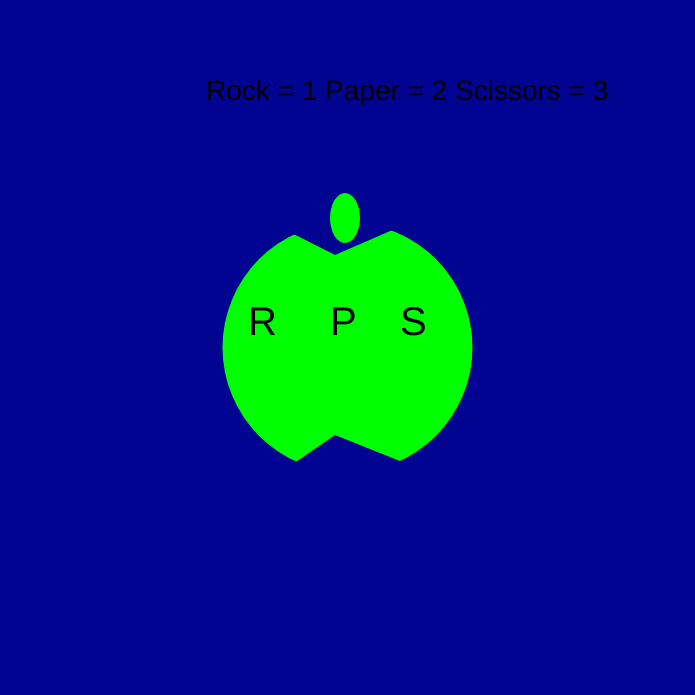
Frame 1 (no input)
Frame 60 (no input): identical to frame 1, image omitted
Frame 120 (the mouse pressed at the canvas centre since frame 60): identical to frame 1, image omitted

The p5.js sketch that drew this single still picture (run headless with seeded random() and noise() and a simulated clock; from frame 60 on, the mouse is pressed at the canvas centre):

// p5.js sketch
// ── sketch.js
var katana = false;
var katanaLeft = false;
var katanaMiddle = false;
var bladex = 85;
var bladey = 85;
var bladeshadowx = 75;
var bladeshadowy = 75;
var playerChoice = 0;
var rock = 1;
var paper = 2;
var scissors = 3;
var youWon = false;
var youLost = false;
var tied = false;

function setup () {
	createCanvas(695,695);
	computer = floor(random(1,4));

}

function draw () {
	background(0,4,144);
	drawApple();
	drawBlades();
	checkResult();
	console.log(mouseX,mouseY);
	console.log(playerChoice);
	console.log(computer);
	fill(0);
	textSize(28);
	text("Rock = 1 Paper = 2 Scissors = 3", 206,100);
}


function drawApple() {
	fill(0,255,0);
	noStroke();
	ellipse(width/2,height/2,250,250);
	drawTriangles();
	textSize(40);
	fill(0);
	text("R", 248,335);
	textSize(40);
	fill(0);
	text("P", 330,335);
	textSize(40);
	fill(0);
	text("S", 400,335);
	
}

function youWin() {
	textSize(32);
	fill(0);
	text("You Win!", 50,50); 
}

function youLose() {
	textSize(32);
	fill(0);
	text("You Lose!",50,50);
}

function tie() {
	textSize(32);
	fill(0);
	text("Draw!",50,50);
}


function drawTriangles() {
	//bottom triangle
	fill(0,4,144);
	var trix = 30;
	var triy = 50;
	noStroke();
	triangle(trix+250, triy+423, trix+305, triy+385, trix+400, triy+423);
	//second triange
	noStroke();
	triangle(trix+226, triy+165, trix+305, trix+225, trix+397, triy+165);
	//leaf
	fill(0,255,0);
	ellipse(345,218,30,50);
}

function drawRightSlice() {
	//white of the blade 1
	fill(255,255,255);
	ellipse(bladex+275,bladey+260,230,230);
	fill(0,255,0);
	ellipse(bladeshadowx+260,bladeshadowy+270,185,185);
	textSize(40);
	fill(0);
	text("S", 400,335);

}

function drawLeftSlice() {
	fill(255,255,255);
	ellipse(bladex+235,bladey+260,230,230)
	fill(0,255,0);
	ellipse(bladeshadowx+270,bladeshadowy+270,185,185);
	textSize(40);
	fill(0);
	text("R", 248,335);
}

function drawMiddle() {
	fill(255,255,255);
	triangle(291,227,391,179,334,460);
	fill(0);
	textSize(40);
	text("P", 330,335);
	
}

function drawBlades() {
	if (keyCode==39) {
		katana = true;
	} if (katana==true) {
		drawRightSlice();
		playerChoice=3;
		fill(0);
		textSize(32);
		text("Computer:" + computer,500,50);
	} if (keyCode==37) {
		katanaLeft=true;
	} if (katanaLeft==true) {
		drawLeftSlice();
		fill(0);
		textSize(32);
		text("Computer:" + computer,500,50);
		playerChoice=1;
	} if (keyCode==40) {
		katanaMiddle=true;
	} if (katanaMiddle==true) {
		drawMiddle();
		playerChoice=2;
		fill(0);
		textSize(32);
		text("Computer:" + computer,500,50);
	}
}

function checkResult() {
	if ((playerChoice==1 && computer==3) || (playerChoice==2 && computer==1) || (playerChoice==3 && computer==2)) {
		youWon=true;
	} 

	if (youWon==true) {
		youWin();
	} 

	if ((playerChoice==1 && computer==1) || (playerChoice==2 && computer==2) || (playerChoice==3 && computer==3)) {
		tied=true;
	}

	if (tied==true) {
		tie();
	}

	if ((playerChoice==3 && computer==1) || (playerChoice==1 && computer==2) || (playerChoice==2 && computer==3)) {
		youLost=true;
	}

	if (youLost==true) {
		youLose();
	}
}

// ── app.js
var playerChoice = 0;
var rock = 1;
var paper = 2;
var scissors = 3;
var youWon = false;
var youLost = false;
var tied = false;

function setup() {
	createCanvas(750,750);	
	computer = floor(random(1,4));
}

function draw() {
	background(238,122,0);
	checkResult();
	console.log(playerChoice);
	console.log(computer);
}

function youWin() {
	textSize(32);
	fill(0);
	text("You Win!", 50,50); 
}

function youLose() {
	textSize(32);
	fill(0);
	text("You Lose!",50,50);
}

function tie() {
	textSize(32);
	fill(0);
	text("Draw!",50,50);
}

function checkResult() {
	if ((playerChoice==1 && computer==3) || (playerChoice==2 && computer==1) || (playerChoice==3 && computer==2)) {
		youWon=true;
	} 

	if (youWon==true) {
		youWin();
	} 

	if ((playerChoice==1 && computer==1) || (playerChoice==2 && computer==2) || (playerChoice==3 && computer==3)) {
		tied=true;
	}

	if (tied==true) {
		tie();
	}

	if ((playerChoice==3 && computer==1) || (playerChoice==1 && computer==2) || (playerChoice==2 && computer==3)) {
		youLost=true;
	}

	if (youLost==true) {
		youLose();
	}
}

function keyPressed() {
	if (keyCode==82) {
		playerChoice=1;
	}
	if (keyCode==80) {
		playerChoice=2;
	}
	if (keyCode==83) {
		playerChoice=3;
	}
}
